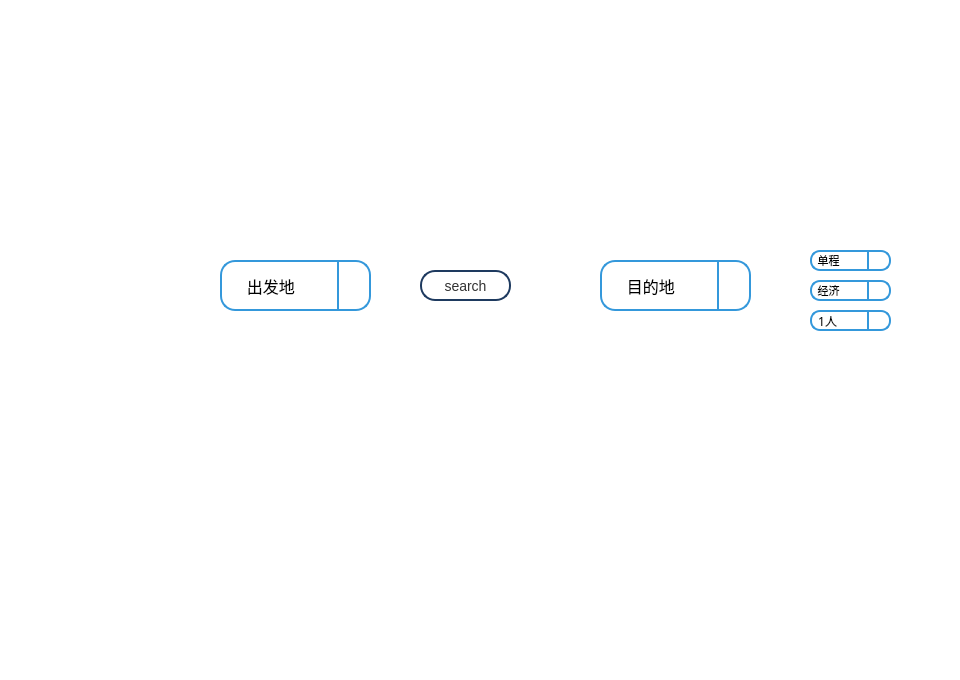
<?xml version="1.0" encoding="UTF-8"?>
<ui version="4.0">
 <class>QueryWindow</class>
 <widget class="QMainWindow" name="QueryWindow">
  <property name="geometry">
   <rect>
    <x>0</x>
    <y>0</y>
    <width>960</width>
    <height>680</height>
   </rect>
  </property>
  <property name="maximumSize">
   <size>
    <width>960</width>
    <height>680</height>
   </size>
  </property>
  <property name="windowTitle">
   <string>QueryWindow</string>
  </property>
  <property name="windowIcon">
   <iconset>
    <normaloff>../data/images/logo.png</normaloff>../data/images/logo.png</iconset>
  </property>
  <property name="styleSheet">
   <string notr="true">background-color: white;
</string>
  </property>
  <property name="tabShape">
   <enum>QTabWidget::Rounded</enum>
  </property>
  <widget class="QWidget" name="centralwidget">
   <widget class="QLabel" name="background">
    <property name="geometry">
     <rect>
      <x>-1</x>
      <y>-1</y>
      <width>971</width>
      <height>261</height>
     </rect>
    </property>
    <property name="text">
     <string/>
    </property>
    <property name="pixmap">
     <pixmap>../data/images/background1.png</pixmap>
    </property>
    <property name="scaledContents">
     <bool>true</bool>
    </property>
   </widget>
   <widget class="QWidget" name="widget" native="true">
    <property name="geometry">
     <rect>
      <x>130</x>
      <y>230</y>
      <width>811</width>
      <height>111</height>
     </rect>
    </property>
    <widget class="QComboBox" name="fromcity">
     <property name="geometry">
      <rect>
       <x>90</x>
       <y>30</y>
       <width>151</width>
       <height>51</height>
      </rect>
     </property>
     <property name="font">
      <font>
       <family>华文中宋</family>
       <pointsize>-1</pointsize>
      </font>
     </property>
     <property name="styleSheet">
      <string notr="true">
QComboBox {
    background-color: #FFFFFF;    /* 设置背景颜色为白色 */
    border: 2px solid #3498db;    /* 设置边框颜色 */
    border-radius: 15px;          /* 圆角 */
    padding-right: 30px;          /* 右侧填充，增加箭头部分的宽度 */
    font-size: 16px;              /* 设置下拉框的字体大小 */
}

QComboBox QAbstractItemView {
    font-size: 10px;              /* 设置下拉框选项的字体大小 */
    border: 1px solid #3498db;    /* 设置选项框的边框 */
    selection-background-color: #3498db;  /* 设置选中项的背景颜色 */
    selection-color: white;       /* 设置选中项的字体颜色 */
    padding: 5px;                 /* 设置每个选项的内边距（垂直间距） */
}

QComboBox::drop-down {
    width: 30px;                  /* 增加下拉箭头的宽度 */
    border-left: 2px solid #3498db; /* 左侧边框 */
    border-radius: 0px;          /* 不要给下拉箭头部分设置圆角 */
}

QComboBox::down-arrow {
    width: 20px;                 /* 调整箭头的宽度 */
    height: 20px;                /* 调整箭头的高度 */
    image: url(&quot;C:/Users/Lenovo/PycharmProjects/BJUT_dsc/data/images/parrow_svg.svg&quot;);
}

</string>
     </property>
     <property name="currentText">
      <string>      出发地</string>
     </property>
     <property name="maxVisibleItems">
      <number>12</number>
     </property>
     <property name="iconSize">
      <size>
       <width>18</width>
       <height>18</height>
      </size>
     </property>
     <item>
      <property name="text">
       <string>      出发地</string>
      </property>
     </item>
     <item>
      <property name="text">
       <string>  北京</string>
      </property>
     </item>
     <item>
      <property name="text">
       <string>  成都</string>
      </property>
     </item>
     <item>
      <property name="text">
       <string>  南京</string>
      </property>
     </item>
     <item>
      <property name="text">
       <string>  武汉</string>
      </property>
     </item>
     <item>
      <property name="text">
       <string>  长春</string>
      </property>
     </item>
     <item>
      <property name="text">
       <string>  深圳</string>
      </property>
     </item>
     <item>
      <property name="text">
       <string>  厦门</string>
      </property>
     </item>
     <item>
      <property name="text">
       <string>  西安</string>
      </property>
     </item>
     <item>
      <property name="text">
       <string>  乌鲁木齐</string>
      </property>
     </item>
     <item>
      <property name="text">
       <string>  柏林</string>
      </property>
     </item>
     <item>
      <property name="text">
       <string>  巴黎</string>
      </property>
     </item>
     <item>
      <property name="text">
       <string>  东京</string>
      </property>
     </item>
     <item>
      <property name="text">
       <string>  首尔</string>
      </property>
     </item>
     <item>
      <property name="text">
       <string>  曼谷</string>
      </property>
     </item>
     <item>
      <property name="text">
       <string>  洛杉矶</string>
      </property>
     </item>
     <item>
      <property name="text">
       <string>  上海</string>
      </property>
     </item>
    </widget>
    <widget class="QComboBox" name="tocity">
     <property name="geometry">
      <rect>
       <x>470</x>
       <y>30</y>
       <width>151</width>
       <height>51</height>
      </rect>
     </property>
     <property name="font">
      <font>
       <family>华文中宋</family>
       <pointsize>-1</pointsize>
      </font>
     </property>
     <property name="styleSheet">
      <string notr="true">
QComboBox {
    background-color: #FFFFFF;    /* 设置背景颜色为白色 */
    border: 2px solid #3498db;    /* 设置边框颜色 */
    border-radius: 15px;          /* 圆角 */
    padding-right: 30px;          /* 右侧填充，增加箭头部分的宽度 */
    font-size: 16px;              /* 设置下拉框的字体大小 */
}

QComboBox QAbstractItemView {
    font-size: 10px;              /* 设置下拉框选项的字体大小 */
    border: 1px solid #3498db;    /* 设置选项框的边框 */
    selection-background-color: #3498db;  /* 设置选中项的背景颜色 */
    selection-color: white;       /* 设置选中项的字体颜色 */
    padding: 5px;                 /* 设置每个选项的内边距（垂直间距） */
}

QComboBox::drop-down {
    width: 30px;                  /* 增加下拉箭头的宽度 */
    border-left: 2px solid #3498db; /* 左侧边框 */
    border-radius: 0px;          /* 不要给下拉箭头部分设置圆角 */
}

QComboBox::down-arrow {
    width: 20px;                 /* 调整箭头的宽度 */
    height: 20px;                /* 调整箭头的高度 */
    image: url(&quot;C:/Users/Lenovo/PycharmProjects/BJUT_dsc/data/images/parrow_svg.svg&quot;);
}

</string>
     </property>
     <property name="maxVisibleItems">
      <number>12</number>
     </property>
     <item>
      <property name="text">
       <string>      目的地</string>
      </property>
     </item>
     <item>
      <property name="text">
       <string>  北京</string>
      </property>
     </item>
     <item>
      <property name="text">
       <string>  成都</string>
      </property>
     </item>
     <item>
      <property name="text">
       <string>  南京</string>
      </property>
     </item>
     <item>
      <property name="text">
       <string>  武汉</string>
      </property>
     </item>
     <item>
      <property name="text">
       <string>  长春</string>
      </property>
     </item>
     <item>
      <property name="text">
       <string>  深圳</string>
      </property>
     </item>
     <item>
      <property name="text">
       <string>  厦门</string>
      </property>
     </item>
     <item>
      <property name="text">
       <string>  西安</string>
      </property>
     </item>
     <item>
      <property name="text">
       <string>  乌鲁木齐</string>
      </property>
     </item>
     <item>
      <property name="text">
       <string>  柏林</string>
      </property>
     </item>
     <item>
      <property name="text">
       <string>  巴黎</string>
      </property>
     </item>
     <item>
      <property name="text">
       <string>  东京</string>
      </property>
     </item>
     <item>
      <property name="text">
       <string>  首尔 </string>
      </property>
     </item>
     <item>
      <property name="text">
       <string>  曼谷</string>
      </property>
     </item>
     <item>
      <property name="text">
       <string>  洛杉矶</string>
      </property>
     </item>
     <item>
      <property name="text">
       <string>  上海</string>
      </property>
     </item>
    </widget>
    <widget class="QLabel" name="label">
     <property name="geometry">
      <rect>
       <x>40</x>
       <y>40</y>
       <width>31</width>
       <height>31</height>
      </rect>
     </property>
     <property name="text">
      <string/>
     </property>
     <property name="pixmap">
      <pixmap>../data/images/from.png</pixmap>
     </property>
     <property name="scaledContents">
      <bool>true</bool>
     </property>
    </widget>
    <widget class="QLabel" name="label_2">
     <property name="geometry">
      <rect>
       <x>420</x>
       <y>30</y>
       <width>31</width>
       <height>41</height>
      </rect>
     </property>
     <property name="text">
      <string/>
     </property>
     <property name="pixmap">
      <pixmap>../data/images/to.png</pixmap>
     </property>
     <property name="scaledContents">
      <bool>true</bool>
     </property>
    </widget>
    <widget class="QPushButton" name="pushButton">
     <property name="geometry">
      <rect>
       <x>290</x>
       <y>40</y>
       <width>91</width>
       <height>31</height>
      </rect>
     </property>
     <property name="font">
      <font>
       <family>Arial</family>
       <pointsize>-1</pointsize>
       <weight>50</weight>
       <bold>false</bold>
      </font>
     </property>
     <property name="styleSheet">
      <string notr="true">QPushButton {
    border: 2px solid #1E3A5F;  /* 深蓝色边框 */
    border-radius: 15px;        /* 圆角 */
    color: #333;                /* 文字颜色 */
    font-size: 14px;            /* 字体大小 */
    padding: 5px 10px;         /* 内边距 */
    transition: background-color 0.3s, border-color 0.3s; /* 平滑过渡效果 */
}

QPushButton:hover {
    background-color: #1E3A5F;  /* 深蓝色背景 */
    color: white;               /* 鼠标悬停时字体变为白色 */
    border-color: #1A2D44;      /* 鼠标悬停时边框颜色变为更深的蓝色 */
}

QPushButton:pressed {
    background-color: #1A2D44;  /* 按下时的颜色 */
    color: white;               /* 字体保持白色 */
    border-color: #1A2D44;      /* 按下时边框颜色 */
}
</string>
     </property>
     <property name="text">
      <string>search</string>
     </property>
    </widget>
    <widget class="QComboBox" name="to_2">
     <property name="geometry">
      <rect>
       <x>680</x>
       <y>20</y>
       <width>81</width>
       <height>21</height>
      </rect>
     </property>
     <property name="font">
      <font>
       <family>华文中宋</family>
       <pointsize>8</pointsize>
      </font>
     </property>
     <property name="styleSheet">
      <string notr="true">QComboBox {
    background-color: #FFFFFF;   /* 设置背景颜色为白色 */
    border: 2px solid #3498db;   /* 设置主边框为2像素，颜色为深蓝色 */
    border-radius: 10px;         /* 圆角 */
    padding-right: 20px;         /* 右侧填充，增加箭头部分的宽度 */
}

QComboBox::drop-down {
    width: 20px;                  /* 增加下拉箭头的宽度 */
    border-left: 2px solid #3498db; /* 左侧边框，与主边框保持一致 */
    border-radius: 0px;          /* 不要给下拉箭头部分设置圆角，以便它显示 */
}

QComboBox::down-arrow {
    width: 10px;                 /* 调整箭头的宽度 */
    height: 10px;                /* 调整箭头的高度 */
    image: url(&quot;C:/Users/Lenovo/PycharmProjects/BJUT_dsc/data/images/parrow_svg.svg&quot;);
}
</string>
     </property>
     <property name="maxVisibleItems">
      <number>12</number>
     </property>
     <item>
      <property name="text">
       <string>  单程</string>
      </property>
     </item>
    </widget>
    <widget class="QComboBox" name="to_3">
     <property name="geometry">
      <rect>
       <x>680</x>
       <y>50</y>
       <width>81</width>
       <height>21</height>
      </rect>
     </property>
     <property name="font">
      <font>
       <family>华文中宋</family>
       <pointsize>8</pointsize>
      </font>
     </property>
     <property name="styleSheet">
      <string notr="true">QComboBox {
    background-color: #FFFFFF;   /* 设置背景颜色为白色 */
    border: 2px solid #3498db;   /* 设置主边框为2像素，颜色为深蓝色 */
    border-radius: 10px;         /* 圆角 */
    padding-right: 20px;         /* 右侧填充，增加箭头部分的宽度 */
}

QComboBox::drop-down {
    width: 20px;                  /* 增加下拉箭头的宽度 */
    border-left: 2px solid #3498db; /* 左侧边框，与主边框保持一致 */
    border-radius: 0px;          /* 不要给下拉箭头部分设置圆角，以便它显示 */
}

QComboBox::down-arrow {
    width: 10px;                 /* 调整箭头的宽度 */
    height: 10px;                /* 调整箭头的高度 */
    image: url(&quot;C:/Users/Lenovo/PycharmProjects/BJUT_dsc/data/images/parrow_svg.svg&quot;);
}
</string>
     </property>
     <property name="maxVisibleItems">
      <number>12</number>
     </property>
     <item>
      <property name="text">
       <string>  经济</string>
      </property>
     </item>
    </widget>
    <widget class="QComboBox" name="to_4">
     <property name="geometry">
      <rect>
       <x>680</x>
       <y>80</y>
       <width>81</width>
       <height>21</height>
      </rect>
     </property>
     <property name="font">
      <font>
       <family>华文中宋</family>
       <pointsize>9</pointsize>
      </font>
     </property>
     <property name="styleSheet">
      <string notr="true">QComboBox {
    background-color: #FFFFFF;   /* 设置背景颜色为白色 */
    border: 2px solid #3498db;   /* 设置主边框为2像素，颜色为深蓝色 */
    border-radius: 10px;         /* 圆角 */
    padding-right: 20px;         /* 右侧填充，增加箭头部分的宽度 */
}

QComboBox::drop-down {
    width: 20px;                  /* 增加下拉箭头的宽度 */
    border-left: 2px solid #3498db; /* 左侧边框，与主边框保持一致 */
    border-radius: 0px;          /* 不要给下拉箭头部分设置圆角，以便它显示 */
}

QComboBox::down-arrow {
    width: 10px;                 /* 调整箭头的宽度 */
    height: 10px;                /* 调整箭头的高度 */
    image: url(&quot;C:/Users/Lenovo/PycharmProjects/BJUT_dsc/data/images/parrow_svg.svg&quot;);
}
</string>
     </property>
     <property name="maxVisibleItems">
      <number>12</number>
     </property>
     <item>
      <property name="text">
       <string>  1人</string>
      </property>
     </item>
    </widget>
   </widget>
   <widget class="QLabel" name="wordmap">
    <property name="geometry">
     <rect>
      <x>0</x>
      <y>340</y>
      <width>961</width>
      <height>341</height>
     </rect>
    </property>
    <property name="text">
     <string/>
    </property>
    <property name="pixmap">
     <pixmap>../data/images/background2_0.jpg</pixmap>
    </property>
    <property name="scaledContents">
     <bool>true</bool>
    </property>
   </widget>
  </widget>
 </widget>
 <resources/>
 <connections/>
</ui>
